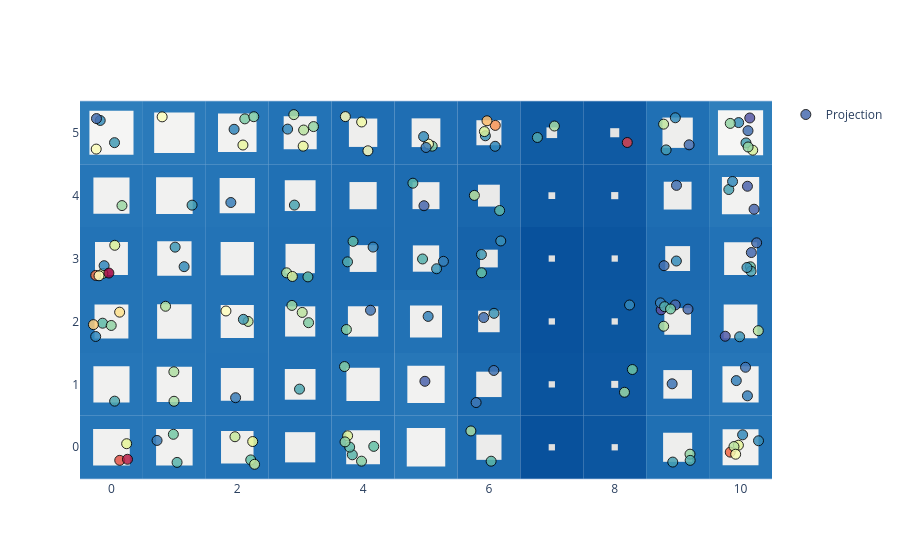

Notebook code for this chart:
### Code cell
basin.pond(base_style="iceflock") \
    .pad_layer() \
    .attraction_layer(X_scaled, jitter_amount=.3, marker=dict(attraction_marker, opacity=.85)) \
    .visualize();

### Figure 1 — Plotly figure (JSON) as saved in the notebook; plotly's stock layout.template omitted (floating-point values rounded to 4 significant figures; data arrays with more than 128 entries replaced by an {"elided": "..."} marker saying what was removed)
{"data": [{"marker": {"color": {"elided": "150 float values"}, "colorscale": [[0.0, "rgb(94,79,162)"], [0.1, "rgb(50,136,189)"], [0.2, "rgb(102,194,165)"], [0.3, "rgb(171,221,164)"], [0.4, "rgb(230,245,152)"], [0.5, "rgb(255,255,191)"], [0.6, "rgb(254,224,139)"], [0.7, "rgb(253,174,97)"], [0.8, "rgb(244,109,67)"], [0.9, "rgb(213,62,79)"], [1.0, "rgb(158,1,66)"]], "line": {"color": "black", "width": 1}, "opacity": 0.85, "size": 10, "symbol": "circle"}, "mode": "markers", "name": "Projection", "x": {"elided": "150 float values"}, "y": {"elided": "150 float values"}, "type": "scatter"}], "layout": {"shapes": [{"fillcolor": "rgb(38, 118, 184)", "layer": "between", "line": {"width": 0}, "type": "rect", "x0": -0.5, "x1": 0.5, "xref": "x", "y0": -0.5, "y1": 0.5, "yref": "y"}, {"fillcolor": "rgb(38, 118, 184)", "layer": "between", "line": {"width": 0}, "type": "rect", "x0": 0.5, "x1": 1.5, "xref": "x", "y0": -0.5, "y1": 0.5, "yref": "y"}, {"fillcolor": "rgb(34, 114, 182)", "layer": "between", "line": {"width": 0}, "type": "rect", "x0": 1.5, "x1": 2.5, "xref": "x", "y0": -0.5, "y1": 0.5, "yref": "y"}, {"fillcolor": "rgb(32, 112, 180)", "layer": "between", "line": {"width": 0}, "type": "rect", "x0": 2.5, "x1": 3.5, "xref": "x", "y0": -0.5, "y1": 0.5, "yref": "y"}, {"fillcolor": "rgb(35, 115, 182)", "layer": "between", "line": {"width": 0}, "type": "rect", "x0": 3.5, "x1": 4.5, "xref": "x", "y0": -0.5, "y1": 0.5, "yref": "y"}, {"fillcolor": "rgb(40, 120, 185)", "layer": "between", "line": {"width": 0}, "type": "rect", "x0": 4.5, "x1": 5.5, "xref": "x", "y0": -0.5, "y1": 0.5, "yref": "y"}, {"fillcolor": "rgb(28, 107, 176)", "layer": "between", "line": {"width": 0}, "type": "rect", "x0": 5.5, "x1": 6.5, "xref": "x", "y0": -0.5, "y1": 0.5, "yref": "y"}, {"fillcolor": "rgb(8, 81, 156)", "layer": "between", "line": {"width": 0}, "type": "rect", "x0": 6.5, "x1": 7.5, "xref": "x", "y0": -0.5, "y1": 0.5, "yref": "y"}, {"fillcolor": "rgb(12, 86, 160)", "layer": "between", "line": {"width": 0}, "type": "rect", "x0": 7.5, "x1": 8.5, "xref": "x", "y0": -0.5, "y1": 0.5, "yref": "y"}, {"fillcolor": "rgb(31, 111, 179)", "layer": "between", "line": {"width": 0}, "type": "rect", "x0": 8.5, "x1": 9.5, "xref": "x", "y0": -0.5, "y1": 0.5, "yref": "y"}, {"fillcolor": "rgb(38, 118, 183)", "layer": "between", "line": {"width": 0}, "type": "rect", "x0": 9.5, "x1": 10.5, "xref": "x", "y0": -0.5, "y1": 0.5, "yref": "y"}, {"fillcolor": "rgb(38, 118, 184)", "layer": "between", "line": {"width": 0}, "type": "rect", "x0": -0.5, "x1": 0.5, "xref": "x", "y0": 0.5, "y1": 1.5, "yref": "y"}, {"fillcolor": "rgb(37, 117, 183)", "layer": "between", "line": {"width": 0}, "type": "rect", "x0": 0.5, "x1": 1.5, "xref": "x", "y0": 0.5, "y1": 1.5, "yref": "y"}, {"fillcolor": "rgb(34, 114, 182)", "layer": "between", "line": {"width": 0}, "type": "rect", "x0": 1.5, "x1": 2.5, "xref": "x", "y0": 0.5, "y1": 1.5, "yref": "y"}, {"fillcolor": "rgb(32, 112, 180)", "layer": "between", "line": {"width": 0}, "type": "rect", "x0": 2.5, "x1": 3.5, "xref": "x", "y0": 0.5, "y1": 1.5, "yref": "y"}, {"fillcolor": "rgb(35, 115, 182)", "layer": "between", "line": {"width": 0}, "type": "rect", "x0": 3.5, "x1": 4.5, "xref": "x", "y0": 0.5, "y1": 1.5, "yref": "y"}, {"fillcolor": "rgb(39, 119, 184)", "layer": "between", "line": {"width": 0}, "type": "rect", "x0": 4.5, "x1": 5.5, "xref": "x", "y0": 0.5, "y1": 1.5, "yref": "y"}, {"fillcolor": "rgb(28, 107, 176)", "layer": "between", "line": {"width": 0}, "type": "rect", "x0": 5.5, "x1": 6.5, "xref": "x", "y0": 0.5, "y1": 1.5, "yref": "y"}, {"fillcolor": "rgb(10, 84, 158)", "layer": "between", "line": {"width": 0}, "type": "rect", "x0": 6.5, "x1": 7.5, "xref": "x", "y0": 0.5, "y1": 1.5, "yref": "y"}, {"fillcolor": "rgb(14, 88, 162)", "layer": "between", "line": {"width": 0}, "type": "rect", "x0": 7.5, "x1": 8.5, "xref": "x", "y0": 0.5, "y1": 1.5, "yref": "y"}, {"fillcolor": "rgb(31, 110, 179)", "layer": "between", "line": {"width": 0}, "type": "rect", "x0": 8.5, "x1": 9.5, "xref": "x", "y0": 0.5, "y1": 1.5, "yref": "y"}, {"fillcolor": "rgb(38, 118, 184)", "layer": "between", "line": {"width": 0}, "type": "rect", "x0": 9.5, "x1": 10.5, "xref": "x", "y0": 0.5, "y1": 1.5, "yref": "y"}, {"fillcolor": "rgb(36, 116, 182)", "layer": "between", "line": {"width": 0}, "type": "rect", "x0": -0.5, "x1": 0.5, "xref": "x", "y0": 1.5, "y1": 2.5, "yref": "y"}, {"fillcolor": "rgb(36, 116, 183)", "layer": "between", "line": {"width": 0}, "type": "rect", "x0": 0.5, "x1": 1.5, "xref": "x", "y0": 1.5, "y1": 2.5, "yref": "y"}, {"fillcolor": "rgb(35, 115, 182)", "layer": "between", "line": {"width": 0}, "type": "rect", "x0": 1.5, "x1": 2.5, "xref": "x", "y0": 1.5, "y1": 2.5, "yref": "y"}, {"fillcolor": "rgb(32, 112, 180)", "layer": "between", "line": {"width": 0}, "type": "rect", "x0": 2.5, "x1": 3.5, "xref": "x", "y0": 1.5, "y1": 2.5, "yref": "y"}, {"fillcolor": "rgb(32, 112, 180)", "layer": "between", "line": {"width": 0}, "type": "rect", "x0": 3.5, "x1": 4.5, "xref": "x", "y0": 1.5, "y1": 2.5, "yref": "y"}, {"fillcolor": "rgb(34, 114, 181)", "layer": "between", "line": {"width": 0}, "type": "rect", "x0": 4.5, "x1": 5.5, "xref": "x", "y0": 1.5, "y1": 2.5, "yref": "y"}, {"fillcolor": "rgb(25, 103, 173)", "layer": "between", "line": {"width": 0}, "type": "rect", "x0": 5.5, "x1": 6.5, "xref": "x", "y0": 1.5, "y1": 2.5, "yref": "y"}, {"fillcolor": "rgb(9, 82, 157)", "layer": "between", "line": {"width": 0}, "type": "rect", "x0": 6.5, "x1": 7.5, "xref": "x", "y0": 1.5, "y1": 2.5, "yref": "y"}, {"fillcolor": "rgb(12, 87, 160)", "layer": "between", "line": {"width": 0}, "type": "rect", "x0": 7.5, "x1": 8.5, "xref": "x", "y0": 1.5, "y1": 2.5, "yref": "y"}, {"fillcolor": "rgb(29, 108, 177)", "layer": "between", "line": {"width": 0}, "type": "rect", "x0": 8.5, "x1": 9.5, "xref": "x", "y0": 1.5, "y1": 2.5, "yref": "y"}, {"fillcolor": "rgb(35, 115, 182)", "layer": "between", "line": {"width": 0}, "type": "rect", "x0": 9.5, "x1": 10.5, "xref": "x", "y0": 1.5, "y1": 2.5, "yref": "y"}, {"fillcolor": "rgb(35, 115, 182)", "layer": "between", "line": {"width": 0}, "type": "rect", "x0": -0.5, "x1": 0.5, "xref": "x", "y0": 2.5, "y1": 3.5, "yref": "y"}, {"fillcolor": "rgb(36, 116, 183)", "layer": "between", "line": {"width": 0}, "type": "rect", "x0": 0.5, "x1": 1.5, "xref": "x", "y0": 2.5, "y1": 3.5, "yref": "y"}, {"fillcolor": "rgb(35, 115, 182)", "layer": "between", "line": {"width": 0}, "type": "rect", "x0": 1.5, "x1": 2.5, "xref": "x", "y0": 2.5, "y1": 3.5, "yref": "y"}, {"fillcolor": "rgb(31, 111, 179)", "layer": "between", "line": {"width": 0}, "type": "rect", "x0": 2.5, "x1": 3.5, "xref": "x", "y0": 2.5, "y1": 3.5, "yref": "y"}, {"fillcolor": "rgb(29, 108, 177)", "layer": "between", "line": {"width": 0}, "type": "rect", "x0": 3.5, "x1": 4.5, "xref": "x", "y0": 2.5, "y1": 3.5, "yref": "y"}, {"fillcolor": "rgb(29, 108, 177)", "layer": "between", "line": {"width": 0}, "type": "rect", "x0": 4.5, "x1": 5.5, "xref": "x", "y0": 2.5, "y1": 3.5, "yref": "y"}, {"fillcolor": "rgb(22, 99, 170)", "layer": "between", "line": {"width": 0}, "type": "rect", "x0": 5.5, "x1": 6.5, "xref": "x", "y0": 2.5, "y1": 3.5, "yref": "y"}, {"fillcolor": "rgb(8, 81, 156)", "layer": "between", "line": {"width": 0}, "type": "rect", "x0": 6.5, "x1": 7.5, "xref": "x", "y0": 2.5, "y1": 3.5, "yref": "y"}, {"fillcolor": "rgb(11, 85, 159)", "layer": "between", "line": {"width": 0}, "type": "rect", "x0": 7.5, "x1": 8.5, "xref": "x", "y0": 2.5, "y1": 3.5, "yref": "y"}, {"fillcolor": "rgb(28, 106, 176)", "layer": "between", "line": {"width": 0}, "type": "rect", "x0": 8.5, "x1": 9.5, "xref": "x", "y0": 2.5, "y1": 3.5, "yref": "y"}, {"fillcolor": "rgb(34, 114, 182)", "layer": "between", "line": {"width": 0}, "type": "rect", "x0": 9.5, "x1": 10.5, "xref": "x", "y0": 2.5, "y1": 3.5, "yref": "y"}, {"fillcolor": "rgb(38, 118, 184)", "layer": "between", "line": {"width": 0}, "type": "rect", "x0": -0.5, "x1": 0.5, "xref": "x", "y0": 3.5, "y1": 4.5, "yref": "y"}, {"fillcolor": "rgb(38, 118, 184)", "layer": "between", "line": {"width": 0}, "type": "rect", "x0": 0.5, "x1": 1.5, "xref": "x", "y0": 3.5, "y1": 4.5, "yref": "y"}, {"fillcolor": "rgb(37, 117, 183)", "layer": "between", "line": {"width": 0}, "type": "rect", "x0": 1.5, "x1": 2.5, "xref": "x", "y0": 3.5, "y1": 4.5, "yref": "y"}, {"fillcolor": "rgb(32, 112, 180)", "layer": "between", "line": {"width": 0}, "type": "rect", "x0": 2.5, "x1": 3.5, "xref": "x", "y0": 3.5, "y1": 4.5, "yref": "y"}, {"fillcolor": "rgb(30, 109, 178)", "layer": "between", "line": {"width": 0}, "type": "rect", "x0": 3.5, "x1": 4.5, "xref": "x", "y0": 3.5, "y1": 4.5, "yref": "y"}, {"fillcolor": "rgb(29, 108, 177)", "layer": "between", "line": {"width": 0}, "type": "rect", "x0": 4.5, "x1": 5.5, "xref": "x", "y0": 3.5, "y1": 4.5, "yref": "y"}, {"fillcolor": "rgb(25, 103, 173)", "layer": "between", "line": {"width": 0}, "type": "rect", "x0": 5.5, "x1": 6.5, "xref": "x", "y0": 3.5, "y1": 4.5, "yref": "y"}, {"fillcolor": "rgb(13, 88, 161)", "layer": "between", "line": {"width": 0}, "type": "rect", "x0": 6.5, "x1": 7.5, "xref": "x", "y0": 3.5, "y1": 4.5, "yref": "y"}, {"fillcolor": "rgb(14, 88, 162)", "layer": "between", "line": {"width": 0}, "type": "rect", "x0": 7.5, "x1": 8.5, "xref": "x", "y0": 3.5, "y1": 4.5, "yref": "y"}, {"fillcolor": "rgb(30, 109, 178)", "layer": "between", "line": {"width": 0}, "type": "rect", "x0": 8.5, "x1": 9.5, "xref": "x", "y0": 3.5, "y1": 4.5, "yref": "y"}, {"fillcolor": "rgb(39, 119, 184)", "layer": "between", "line": {"width": 0}, "type": "rect", "x0": 9.5, "x1": 10.5, "xref": "x", "y0": 3.5, "y1": 4.5, "yref": "y"}, {"fillcolor": "rgb(46, 126, 188)", "layer": "between", "line": {"width": 0}, "type": "rect", "x0": -0.5, "x1": 0.5, "xref": "x", "y0": 4.5, "y1": 5.5, "yref": "y"}, {"fillcolor": "rgb(42, 122, 186)", "layer": "between", "line": {"width": 0}, "type": "rect", "x0": 0.5, "x1": 1.5, "xref": "x", "y0": 4.5, "y1": 5.5, "yref": "y"}, {"fillcolor": "rgb(40, 120, 185)", "layer": "between", "line": {"width": 0}, "type": "rect", "x0": 1.5, "x1": 2.5, "xref": "x", "y0": 4.5, "y1": 5.5, "yref": "y"}, {"fillcolor": "rgb(35, 115, 182)", "layer": "between", "line": {"width": 0}, "type": "rect", "x0": 2.5, "x1": 3.5, "xref": "x", "y0": 4.5, "y1": 5.5, "yref": "y"}, {"fillcolor": "rgb(31, 110, 179)", "layer": "between", "line": {"width": 0}, "type": "rect", "x0": 3.5, "x1": 4.5, "xref": "x", "y0": 4.5, "y1": 5.5, "yref": "y"}, {"fillcolor": "rgb(31, 110, 179)", "layer": "between", "line": {"width": 0}, "type": "rect", "x0": 4.5, "x1": 5.5, "xref": "x", "y0": 4.5, "y1": 5.5, "yref": "y"}, {"fillcolor": "rgb(28, 106, 176)", "layer": "between", "line": {"width": 0}, "type": "rect", "x0": 5.5, "x1": 6.5, "xref": "x", "y0": 4.5, "y1": 5.5, "yref": "y"}, {"fillcolor": "rgb(16, 92, 164)", "layer": "between", "line": {"width": 0}, "type": "rect", "x0": 6.5, "x1": 7.5, "xref": "x", "y0": 4.5, "y1": 5.5, "yref": "y"}, {"fillcolor": "rgb(15, 90, 163)", "layer": "between", "line": {"width": 0}, "type": "rect", "x0": 7.5, "x1": 8.5, "xref": "x", "y0": 4.5, "y1": 5.5, "yref": "y"}, {"fillcolor": "rgb(32, 112, 180)", "layer": "between", "line": {"width": 0}, "type": "rect", "x0": 8.5, "x1": 9.5, "xref": "x", "y0": 4.5, "y1": 5.5, "yref": "y"}, {"fillcolor": "rgb(47, 127, 188)", "layer": "between", "line": {"width": 0}, "type": "rect", "x0": 9.5, "x1": 10.5, "xref": "x", "y0": 4.5, "y1": 5.5, "yref": "y"}, {"fillcolor": "rgb(241, 241, 240)", "layer": "between", "line": {"width": 0}, "type": "rect", "x0": -0.2916, "x1": 0.2916, "xref": "x", "y0": -0.2916, "y1": 0.2916, "yref": "y"}, {"fillcolor": "rgb(241, 241, 240)", "layer": "between", "line": {"width": 0}, "type": "rect", "x0": 0.7094, "x1": 1.291, "xref": "x", "y0": -0.2906, "y1": 0.2906, "yref": "y"}, {"fillcolor": "rgb(239, 239, 238)", "layer": "between", "line": {"width": 0}, "type": "rect", "x0": 1.742, "x1": 2.258, "xref": "x", "y0": -0.2583, "y1": 0.2583, "yref": "y"}, {"fillcolor": "rgb(238, 238, 237)", "layer": "between", "line": {"width": 0}, "type": "rect", "x0": 2.76, "x1": 3.24, "xref": "x", "y0": -0.2402, "y1": 0.2402, "yref": "y"}, {"fillcolor": "rgb(240, 240, 239)", "layer": "between", "line": {"width": 0}, "type": "rect", "x0": 3.731, "x1": 4.269, "xref": "x", "y0": -0.2686, "y1": 0.2686, "yref": "y"}, {"fillcolor": "rgb(242, 242, 241)", "layer": "between", "line": {"width": 0}, "type": "rect", "x0": 4.694, "x1": 5.306, "xref": "x", "y0": -0.3058, "y1": 0.3058, "yref": "y"}, {"fillcolor": "rgb(236, 236, 235)", "layer": "between", "line": {"width": 0}, "type": "rect", "x0": 5.8, "x1": 6.2, "xref": "x", "y0": -0.2001, "y1": 0.2001, "yref": "y"}, {"fillcolor": "rgb(224, 224, 223)", "layer": "between", "line": {"width": 0}, "type": "rect", "x0": 6.95, "x1": 7.05, "xref": "x", "y0": -0.05, "y1": 0.05, "yref": "y"}, {"fillcolor": "rgb(226, 226, 225)", "layer": "between", "line": {"width": 0}, "type": "rect", "x0": 7.95, "x1": 8.05, "xref": "x", "y0": -0.05, "y1": 0.05, "yref": "y"}, {"fillcolor": "rgb(238, 238, 237)", "layer": "between", "line": {"width": 0}, "type": "rect", "x0": 8.769, "x1": 9.231, "xref": "x", "y0": -0.2312, "y1": 0.2312, "yref": "y"}, {"fillcolor": "rgb(241, 241, 240)", "layer": "between", "line": {"width": 0}, "type": "rect", "x0": 9.715, "x1": 10.29, "xref": "x", "y0": -0.2855, "y1": 0.2855, "yref": "y"}, {"fillcolor": "rgb(241, 241, 240)", "layer": "between", "line": {"width": 0}, "type": "rect", "x0": -0.2872, "x1": 0.2872, "xref": "x", "y0": 0.7128, "y1": 1.287, "yref": "y"}, {"fillcolor": "rgb(241, 241, 240)", "layer": "between", "line": {"width": 0}, "type": "rect", "x0": 0.7191, "x1": 1.281, "xref": "x", "y0": 0.7191, "y1": 1.281, "yref": "y"}, {"fillcolor": "rgb(240, 240, 239)", "layer": "between", "line": {"width": 0}, "type": "rect", "x0": 1.739, "x1": 2.261, "xref": "x", "y0": 0.739, "y1": 1.261, "yref": "y"}, {"fillcolor": "rgb(239, 239, 238)", "layer": "between", "line": {"width": 0}, "type": "rect", "x0": 2.756, "x1": 3.244, "xref": "x", "y0": 0.756, "y1": 1.244, "yref": "y"}, {"fillcolor": "rgb(240, 240, 239)", "layer": "between", "line": {"width": 0}, "type": "rect", "x0": 3.734, "x1": 4.266, "xref": "x", "y0": 0.7345, "y1": 1.266, "yref": "y"}, {"fillcolor": "rgb(242, 242, 241)", "layer": "between", "line": {"width": 0}, "type": "rect", "x0": 4.703, "x1": 5.297, "xref": "x", "y0": 0.7032, "y1": 1.297, "yref": "y"}, {"fillcolor": "rgb(236, 236, 235)", "layer": "between", "line": {"width": 0}, "type": "rect", "x0": 5.798, "x1": 6.202, "xref": "x", "y0": 0.7981, "y1": 1.202, "yref": "y"}, {"fillcolor": "rgb(225, 225, 224)", "layer": "between", "line": {"width": 0}, "type": "rect", "x0": 6.95, "x1": 7.05, "xref": "x", "y0": 0.95, "y1": 1.05, "yref": "y"}, {"fillcolor": "rgb(227, 227, 226)", "layer": "between", "line": {"width": 0}, "type": "rect", "x0": 7.944, "x1": 8.056, "xref": "x", "y0": 0.9444, "y1": 1.056, "yref": "y"}, {"fillcolor": "rgb(238, 238, 237)", "layer": "between", "line": {"width": 0}, "type": "rect", "x0": 8.773, "x1": 9.227, "xref": "x", "y0": 0.7728, "y1": 1.227, "yref": "y"}, {"fillcolor": "rgb(241, 241, 240)", "layer": "between", "line": {"width": 0}, "type": "rect", "x0": 9.712, "x1": 10.29, "xref": "x", "y0": 0.7124, "y1": 1.288, "yref": "y"}, {"fillcolor": "rgb(240, 240, 239)", "layer": "between", "line": {"width": 0}, "type": "rect", "x0": -0.269, "x1": 0.269, "xref": "x", "y0": 1.731, "y1": 2.269, "yref": "y"}, {"fillcolor": "rgb(240, 240, 239)", "layer": "between", "line": {"width": 0}, "type": "rect", "x0": 0.7257, "x1": 1.274, "xref": "x", "y0": 1.726, "y1": 2.274, "yref": "y"}, {"fillcolor": "rgb(240, 240, 239)", "layer": "between", "line": {"width": 0}, "type": "rect", "x0": 1.737, "x1": 2.263, "xref": "x", "y0": 1.737, "y1": 2.263, "yref": "y"}, {"fillcolor": "rgb(238, 238, 237)", "layer": "between", "line": {"width": 0}, "type": "rect", "x0": 2.76, "x1": 3.24, "xref": "x", "y0": 1.76, "y1": 2.24, "yref": "y"}, {"fillcolor": "rgb(238, 238, 237)", "layer": "between", "line": {"width": 0}, "type": "rect", "x0": 3.759, "x1": 4.241, "xref": "x", "y0": 1.759, "y1": 2.241, "yref": "y"}, {"fillcolor": "rgb(239, 239, 238)", "layer": "between", "line": {"width": 0}, "type": "rect", "x0": 4.745, "x1": 5.255, "xref": "x", "y0": 1.745, "y1": 2.255, "yref": "y"}, {"fillcolor": "rgb(234, 234, 233)", "layer": "between", "line": {"width": 0}, "type": "rect", "x0": 5.829, "x1": 6.171, "xref": "x", "y0": 1.829, "y1": 2.171, "yref": "y"}, {"fillcolor": "rgb(225, 225, 224)", "layer": "between", "line": {"width": 0}, "type": "rect", "x0": 6.95, "x1": 7.05, "xref": "x", "y0": 1.95, "y1": 2.05, "yref": "y"}, {"fillcolor": "rgb(227, 227, 226)", "layer": "between", "line": {"width": 0}, "type": "rect", "x0": 7.95, "x1": 8.05, "xref": "x", "y0": 1.95, "y1": 2.05, "yref": "y"}, {"fillcolor": "rgb(237, 237, 236)", "layer": "between", "line": {"width": 0}, "type": "rect", "x0": 8.788, "x1": 9.212, "xref": "x", "y0": 1.788, "y1": 2.212, "yref": "y"}, {"fillcolor": "rgb(240, 240, 239)", "layer": "between", "line": {"width": 0}, "type": "rect", "x0": 9.732, "x1": 10.27, "xref": "x", "y0": 1.732, "y1": 2.268, "yref": "y"}, {"fillcolor": "rgb(240, 240, 239)", "layer": "between", "line": {"width": 0}, "type": "rect", "x0": -0.2616, "x1": 0.2616, "xref": "x", "y0": 2.738, "y1": 3.262, "yref": "y"}, {"fillcolor": "rgb(240, 240, 239)", "layer": "between", "line": {"width": 0}, "type": "rect", "x0": 0.7269, "x1": 1.273, "xref": "x", "y0": 2.727, "y1": 3.273, "yref": "y"}, {"fillcolor": "rgb(240, 240, 239)", "layer": "between", "line": {"width": 0}, "type": "rect", "x0": 1.736, "x1": 2.264, "xref": "x", "y0": 2.736, "y1": 3.264, "yref": "y"}, {"fillcolor": "rgb(238, 238, 237)", "layer": "between", "line": {"width": 0}, "type": "rect", "x0": 2.767, "x1": 3.233, "xref": "x", "y0": 2.767, "y1": 3.233, "yref": "y"}, {"fillcolor": "rgb(237, 237, 236)", "layer": "between", "line": {"width": 0}, "type": "rect", "x0": 3.787, "x1": 4.213, "xref": "x", "y0": 2.787, "y1": 3.213, "yref": "y"}, {"fillcolor": "rgb(237, 237, 236)", "layer": "between", "line": {"width": 0}, "type": "rect", "x0": 4.791, "x1": 5.209, "xref": "x", "y0": 2.791, "y1": 3.209, "yref": "y"}, {"fillcolor": "rgb(232, 232, 231)", "layer": "between", "line": {"width": 0}, "type": "rect", "x0": 5.859, "x1": 6.141, "xref": "x", "y0": 2.859, "y1": 3.141, "yref": "y"}, {"fillcolor": "rgb(224, 224, 223)", "layer": "between", "line": {"width": 0}, "type": "rect", "x0": 6.95, "x1": 7.05, "xref": "x", "y0": 2.95, "y1": 3.05, "yref": "y"}, {"fillcolor": "rgb(226, 226, 225)", "layer": "between", "line": {"width": 0}, "type": "rect", "x0": 7.95, "x1": 8.05, "xref": "x", "y0": 2.95, "y1": 3.05, "yref": "y"}, {"fillcolor": "rgb(236, 236, 235)", "layer": "between", "line": {"width": 0}, "type": "rect", "x0": 8.802, "x1": 9.198, "xref": "x", "y0": 2.802, "y1": 3.198, "yref": "y"}, {"fillcolor": "rgb(240, 240, 239)", "layer": "between", "line": {"width": 0}, "type": "rect", "x0": 9.739, "x1": 10.26, "xref": "x", "y0": 2.739, "y1": 3.261, "yref": "y"}, {"fillcolor": "rgb(241, 241, 240)", "layer": "between", "line": {"width": 0}, "type": "rect", "x0": -0.2869, "x1": 0.2869, "xref": "x", "y0": 3.713, "y1": 4.287, "yref": "y"}, {"fillcolor": "rgb(241, 241, 240)", "layer": "between", "line": {"width": 0}, "type": "rect", "x0": 0.7089, "x1": 1.291, "xref": "x", "y0": 3.709, "y1": 4.291, "yref": "y"}, {"fillcolor": "rgb(241, 241, 240)", "layer": "between", "line": {"width": 0}, "type": "rect", "x0": 1.72, "x1": 2.28, "xref": "x", "y0": 3.72, "y1": 4.28, "yref": "y"}, {"fillcolor": "rgb(239, 239, 238)", "layer": "between", "line": {"width": 0}, "type": "rect", "x0": 2.755, "x1": 3.245, "xref": "x", "y0": 3.755, "y1": 4.245, "yref": "y"}, {"fillcolor": "rgb(237, 237, 236)", "layer": "between", "line": {"width": 0}, "type": "rect", "x0": 3.784, "x1": 4.216, "xref": "x", "y0": 3.784, "y1": 4.216, "yref": "y"}, {"fillcolor": "rgb(237, 237, 236)", "layer": "between", "line": {"width": 0}, "type": "rect", "x0": 4.786, "x1": 5.214, "xref": "x", "y0": 3.786, "y1": 4.214, "yref": "y"}, {"fillcolor": "rgb(234, 234, 233)", "layer": "between", "line": {"width": 0}, "type": "rect", "x0": 5.826, "x1": 6.174, "xref": "x", "y0": 3.826, "y1": 4.174, "yref": "y"}, {"fillcolor": "rgb(227, 227, 226)", "layer": "between", "line": {"width": 0}, "type": "rect", "x0": 6.946, "x1": 7.054, "xref": "x", "y0": 3.946, "y1": 4.054, "yref": "y"}, {"fillcolor": "rgb(227, 227, 226)", "layer": "between", "line": {"width": 0}, "type": "rect", "x0": 7.943, "x1": 8.057, "xref": "x", "y0": 3.943, "y1": 4.057, "yref": "y"}, {"fillcolor": "rgb(237, 237, 236)", "layer": "between", "line": {"width": 0}, "type": "rect", "x0": 8.779, "x1": 9.221, "xref": "x", "y0": 3.779, "y1": 4.221, "yref": "y"}, {"fillcolor": "rgb(242, 242, 241)", "layer": "between", "line": {"width": 0}, "type": "rect", "x0": 9.704, "x1": 10.3, "xref": "x", "y0": 3.704, "y1": 4.296, "yref": "y"}, {"fillcolor": "rgb(245, 245, 244)", "layer": "between", "line": {"width": 0}, "type": "rect", "x0": -0.3504, "x1": 0.3504, "xref": "x", "y0": 4.65, "y1": 5.35, "yref": "y"}, {"fillcolor": "rgb(243, 243, 242)", "layer": "between", "line": {"width": 0}, "type": "rect", "x0": 0.679, "x1": 1.321, "xref": "x", "y0": 4.679, "y1": 5.321, "yref": "y"}, {"fillcolor": "rgb(242, 242, 241)", "layer": "between", "line": {"width": 0}, "type": "rect", "x0": 1.694, "x1": 2.306, "xref": "x", "y0": 4.694, "y1": 5.306, "yref": "y"}, {"fillcolor": "rgb(240, 240, 239)", "layer": "between", "line": {"width": 0}, "type": "rect", "x0": 2.738, "x1": 3.262, "xref": "x", "y0": 4.738, "y1": 5.262, "yref": "y"}, {"fillcolor": "rgb(238, 238, 237)", "layer": "between", "line": {"width": 0}, "type": "rect", "x0": 3.774, "x1": 4.226, "xref": "x", "y0": 4.774, "y1": 5.226, "yref": "y"}, {"fillcolor": "rgb(238, 238, 237)", "layer": "between", "line": {"width": 0}, "type": "rect", "x0": 4.772, "x1": 5.228, "xref": "x", "y0": 4.772, "y1": 5.228, "yref": "y"}, {"fillcolor": "rgb(236, 236, 235)", "layer": "between", "line": {"width": 0}, "type": "rect", "x0": 5.801, "x1": 6.199, "xref": "x", "y0": 4.801, "y1": 5.199, "yref": "y"}, {"fillcolor": "rgb(229, 229, 228)", "layer": "between", "line": {"width": 0}, "type": "rect", "x0": 6.915, "x1": 7.085, "xref": "x", "y0": 4.915, "y1": 5.085, "yref": "y"}, {"fillcolor": "rgb(228, 228, 227)", "layer": "between", "line": {"width": 0}, "type": "rect", "x0": 7.928, "x1": 8.072, "xref": "x", "y0": 4.928, "y1": 5.072, "yref": "y"}, {"fillcolor": "rgb(238, 238, 237)", "layer": "between", "line": {"width": 0}, "type": "rect", "x0": 8.759, "x1": 9.241, "xref": "x", "y0": 4.759, "y1": 5.241, "yref": "y"}, {"fillcolor": "rgb(246, 246, 245)", "layer": "between", "line": {"width": 0}, "type": "rect", "x0": 9.641, "x1": 10.36, "xref": "x", "y0": 4.641, "y1": 5.359, "yref": "y"}], "xaxis": {"range": [-0.5, 10.5], "scaleanchor": "y", "constrain": "domain", "zeroline": false, "showgrid": false}, "yaxis": {"range": [-0.5, 5.5], "zeroline": false, "showgrid": false}, "autosize": true, "showlegend": true}}
